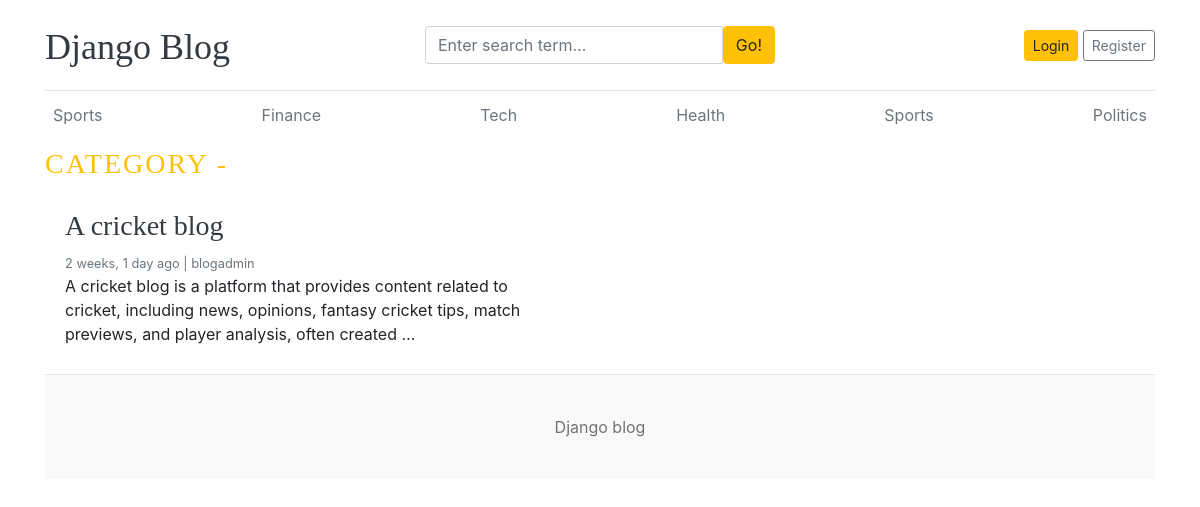
Screenshot of /category/10/ with the database file from the repository.
### blog_app/models.py (models this page shows, shortened)
class Category(models.Model):
  category_name = models.CharField(max_length = 50)
  created_at = models.DateTimeField(auto_now_add=True)
  updated_at = models.DateTimeField(auto_now=True)
  class Meta:
    verbose_name_plural = "Category"
  def __str__(self):
    return self.category_name

class Blog(models.Model):
  title = models.CharField(max_length=100)
  slug = models.SlugField(max_length=150, unique=True, blank=True)
  category = models.ForeignKey(Category, on_delete=models.CASCADE)
  author = models.ForeignKey(User, on_delete=models.CASCADE)
  featured_image = models.ImageField(upload_to='uploads/%Y/%m/%d')
  short_description = models.TextField(max_length=500)
  blog_body = models.TextField(max_length=5000,default=None)
  status = models.CharField(max_length=100,choices=STATUS_CHOICES, default= 'draft')
  is_featured = models.BooleanField(default=False)
  created_at = models.DateTimeField(auto_now_add=True)
  updated_at = models.DateTimeField(auto_now=True)

### blog_app/views.py (the view)
# urls.py: path("<int:category_id>/", views.blogs_by_category, name= "blogs_by_category"),
def blogs_by_category(request, category_id):
  blog_category = Blog.objects.filter(status= 'published', category = category_id)
  context = {
    'blog_category' : blog_category,
  }
  return render(request, 'posts_by_category.html', context)

### blog_app/context_processors.py (called while the page is built)
def get_categories(request):
  categories = Category.objects.all()
  return dict(categories = categories)

def get_social_media(request):
  social_media = Social_Media.objects.all()
  return dict(social_media = social_media)

### templates/posts_by_category.html
{% extends 'base.html' %}
{% block content %}
{% if blog_category %}
<h3 class="text-uppercase text-warning" style="letter-spacing: 2px;">Category -</h3>
<div class="row mb-2">
  {% for blog_cate in blog_category %}
    <div class="col-md-6">
      <div class="card border-0" >
        <div class="card-body">
          <h3><a href="{% url 'single_blog' blog_cate.slug %}" class="text-dark">{{blog_cate.title}}</a></h3>
          <small class="mb-1 text-muted">{{blog_cate.created_at | timesince }} ago | {{blog_cate.author}} </small>
          <p class="card-text">{{ blog_cate.short_description | truncatewords:25}} </p>
        </div>
      </div>
    </div>
    {% endfor %}
    {% else %}
    <p>No Posts Found </p>
    {% endif %}
  </div>
  {% endblock %}

### templates/base.html (shortened to what this page needs)
{% load static %}
<!DOCTYPE html>
<html lang="en">
<head>
    <link href="https://getbootstrap.com/docs/4.0/dist/css/bootstrap.min.css" rel="stylesheet">
    <link href="{% static 'css/blog.css' %}" rel="stylesheet">
    <link rel="stylesheet" href="https://cdnjs.cloudflare.com/ajax/libs/font-awesome/7.0.1/css/all.min.css" />
  </head>
<body>
    <div class="container">
      <header class="blog-header py-3">
        <div class="row flex-nowrap justify-content-between align-items-center">
          <div class="col-4 pt-1">
            <a class="blog-header-logo text-dark" href="/">Django Blog</a>
          </div>
          <div class="col-4">
            <form action="{% url 'search' %}" method="get">
              <div class="input-group">
                      <input class="form-control" value="{{keyword}}" name="keyword" type="text" placeholder="Enter search term..." aria-label="Enter search term..." aria-describedby="button-search" />
                        <button type="submit" class="btn btn-warning" id="button-search" type="button">Go!</button>
                    </div>
            </form>
          </div>
          <div class="col-4 d-flex justify-content-end align-items-center">
            {% if not user.is_authenticated %}
            <a class="btn btn-sm btn-warning" href="{% url 'login' %}">Login</a> &nbsp;
            <a class="btn btn-sm btn-outline-secondary" href="{% url 'register' %}">Register</a>
            {% else %}
            <a href="{% url 'dashboard' %}" class="text-dark m-1 ">{{ user }} dashboard </a>
            <a href="{% url 'logout' %}" class="text-warning m-1">Logout</a>
            {% endif %}
          </div>
        </div>
      </header>
      <div class="nav-scroller py-1 mb-2">
        <nav class="nav d-flex justify-content-between">
          {% for category in categories %}
          <a class="p-2 text-muted" href="{% url 'blogs_by_category' category.pk %}">{{category}}</a>
          {% endfor %}
        </nav>
      </div>
      {% block content %}
      {% endblock %}
<footer class="blog-footer">
  <p>Django blog</p>
</footer>
</body>
</html>

### blog_main/static/css/blog.css (style rules this page uses)
.blog-header { border-bottom: 1px solid #e5e5e5; }
.blog-header-logo { font-family: "Playfair Display", Georgia, "Times New Roman", serif; font-size: 2.25rem; }
h1, h2, h3, h4, h5, h6 { font-family: "Playfair Display", Georgia, "Times New Roman", serif; }
.blog-footer { padding: 2.5rem 0; color: #727272; text-align: center; background-color: #f9f9f9; border-top: .05rem solid #e5e5e5; }
.blog-footer p:last-child { margin-bottom: 0; }

### rows the page displays
Category: category_name "Sports"
Category: category_name "Finance"
Category: category_name "Tech"
Category: category_name "Health"
Category: category_name "Sports"
Category: category_name "Politics"
Blog: title "A cricket blog", created_at "2 weeks, 1 day", author "blogadmin", short_description "A cricket blog is a platform that provides content related to cricket, including news, opinions, fantasy cricket tips, match previews, and player analysis, often created …"
